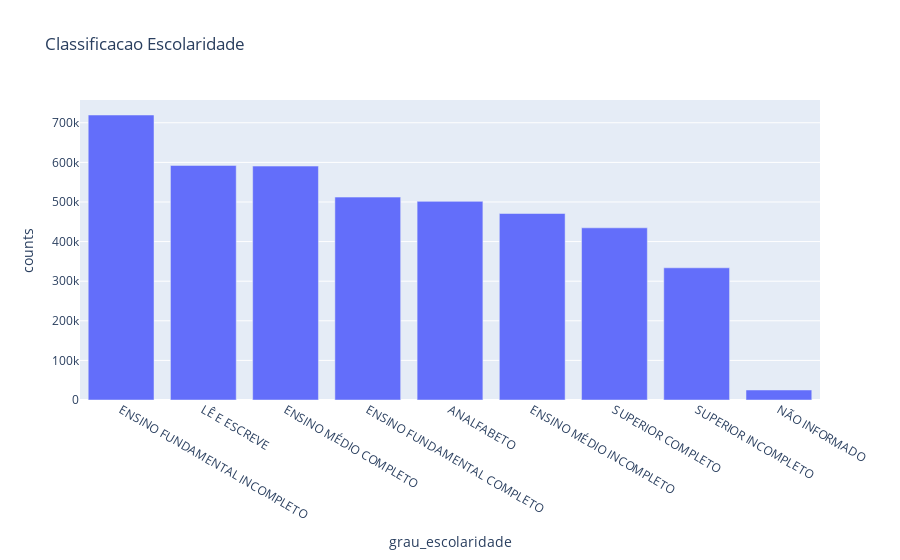

The cell this chart's notebook holds for it:
### Code cell
classificacao_grau_escolaridade = (
    df_eleitores_2020["DS_GRAU_ESCOLARIDADE"]
    .value_counts()
    .rename_axis("grau_escolaridade")
    .reset_index(name="counts")
)

classificacao_grau_escolaridade
fig = px.bar(
    classificacao_grau_escolaridade,
    x="grau_escolaridade",
    y="counts",
    title="Classificacao Escolaridade",
)
fig.show()

### Figure 1 — Plotly figure (JSON) as saved in the notebook; plotly's stock layout.template omitted (floating-point values rounded to 4 significant figures)
{"data": [{"alignmentgroup": "True", "hovertemplate": "grau_escolaridade=%{x}<br>counts=%{y}<extra></extra>", "legendgroup": "", "marker": {"color": "#636efa", "pattern": {"shape": ""}}, "name": "", "offsetgroup": "", "orientation": "v", "showlegend": false, "textposition": "auto", "type": "bar", "x": ["ENSINO FUNDAMENTAL INCOMPLETO", "LÊ E ESCREVE", "ENSINO MÉDIO COMPLETO", "ENSINO FUNDAMENTAL COMPLETO", "ANALFABETO", "ENSINO MÉDIO INCOMPLETO", "SUPERIOR COMPLETO", "SUPERIOR INCOMPLETO", "NÃO INFORMADO"], "xaxis": "x", "y": [719655, 592277, 590682, 512324, 501569, 470923, 434776, 333806, 25281], "yaxis": "y"}], "layout": {"barmode": "relative", "legend": {"tracegroupgap": 0}, "title": {"text": "Classificacao Escolaridade"}, "xaxis": {"anchor": "y", "domain": [0, 1], "title": {"text": "grau_escolaridade"}}, "yaxis": {"anchor": "x", "domain": [0, 1], "title": {"text": "counts"}}}}
